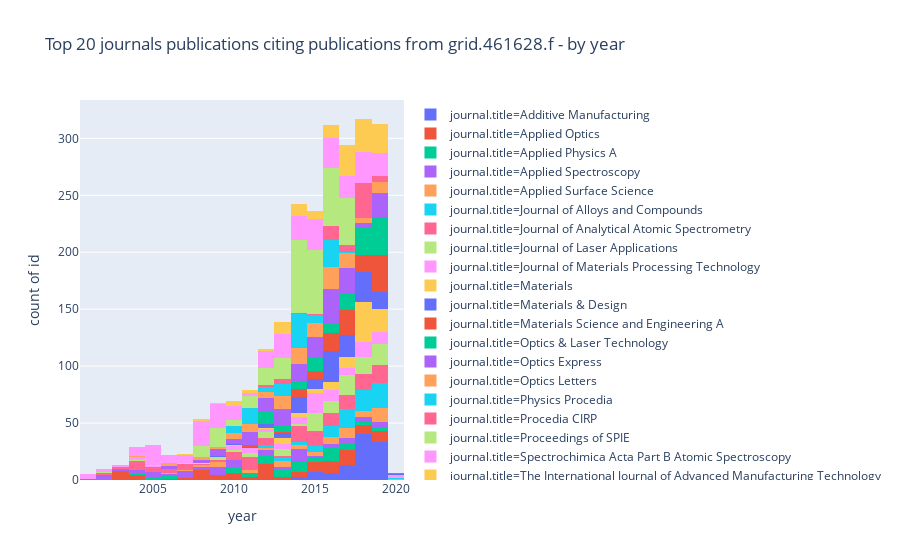

The notebook cell saved with this chart:
### Markdown cell above
#### Top 20 journals by year chart

### Code cell
#
#
THRESHOLD = 20  #@param {type: "slider", min: 10, max: 100}
# suppress empty values
pubs_citing.fillna("-no value-", inplace=True)
# make publications list smaller by only showing top journals
pubs_citing_topjournals = pubs_citing[pubs_citing['journal.title'].isin(list(journals[:THRESHOLD]['journal.title']))].sort_values('journal.title')
# build histogram
px.histogram(pubs_citing_topjournals, x="year", y="id", 
                 color="journal.title", 
                title=f"Top {THRESHOLD} journals citing publications from {GRIDID} - by year")
